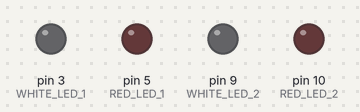
The sketch below on a simulated Arduino Uno, built with avr-gcc and run on an emulated ATmega328P. On the bench: output pins drawn as LEDs (lit = HIGH).

Above: at 0.05 s.
At 17.45 s:
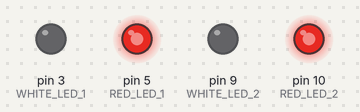
At 35.0 s:
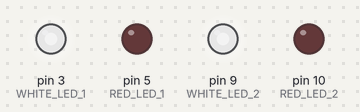
Timing chart, 0 to 45.5 s (numbered marks = the images above):
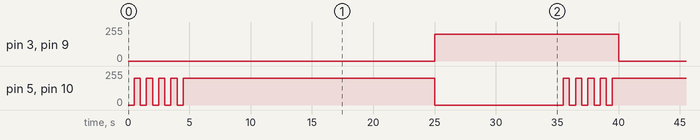

The sketch:

pedestrian-crossing.ino
```cpp
const int RED_LED_1 = 5;
const int RED_LED_2 = 10;
const int WHITE_LED_1 = 3;
const int WHITE_LED_2 = 9;

// the setup function runs once when you press reset or power the board
void setup() {
  pinMode(RED_LED_1, OUTPUT);
  pinMode(RED_LED_2, OUTPUT);
  pinMode(WHITE_LED_1, OUTPUT);
  pinMode(WHITE_LED_2, OUTPUT);
}

// the loop function runs over and over again forever
void loop() {
  doNotCross();
  delay(20000);

  cross();
  delay(10000);
}

void cross() {
  analogWrite(WHITE_LED_1, 200);
  analogWrite(WHITE_LED_2, 200);
  analogWrite(RED_LED_1, 0);
  analogWrite(RED_LED_2, 0);
}

void doNotCross() {
  blinkingRed(5);

  analogWrite(WHITE_LED_1, 0);
  analogWrite(WHITE_LED_2, 0);
  analogWrite(RED_LED_1, 200);
  analogWrite(RED_LED_2, 200);
}

void blinkingRed(int times) {
  for (int i = 0; i < times; i++) {
    analogWrite(RED_LED_1, 0);
    analogWrite(RED_LED_2, 0);
    delay(500);

    analogWrite(RED_LED_1, 200);
    analogWrite(RED_LED_2, 200);
    delay(500);
  }
}
```

Measured:
- by itself, pin 3 (WHITE_LED_1), pin 9 (WHITE_LED_2): alternates 200/255 for 15.0 s and 0/255 for 20.0 s
- by itself, pin 5 (RED_LED_1), pin 10 (RED_LED_2): repeats every 35.0 s: 3 × (0/255 0.50 s, 200/255 0.50 s), 0/255 0.50 s, 200/255 20.5 s, 0/255 10.5 s, 200/255 0.50 s
